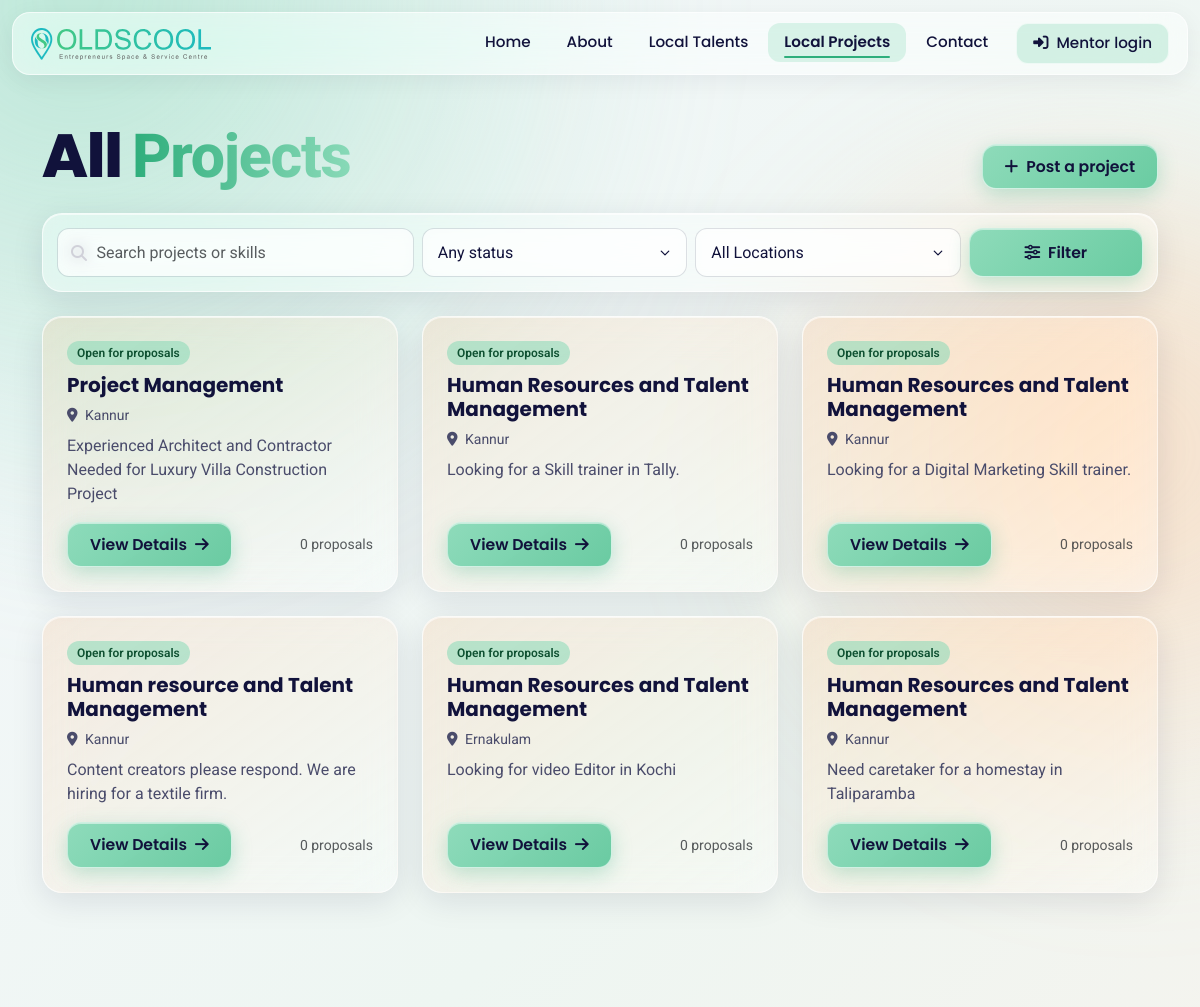
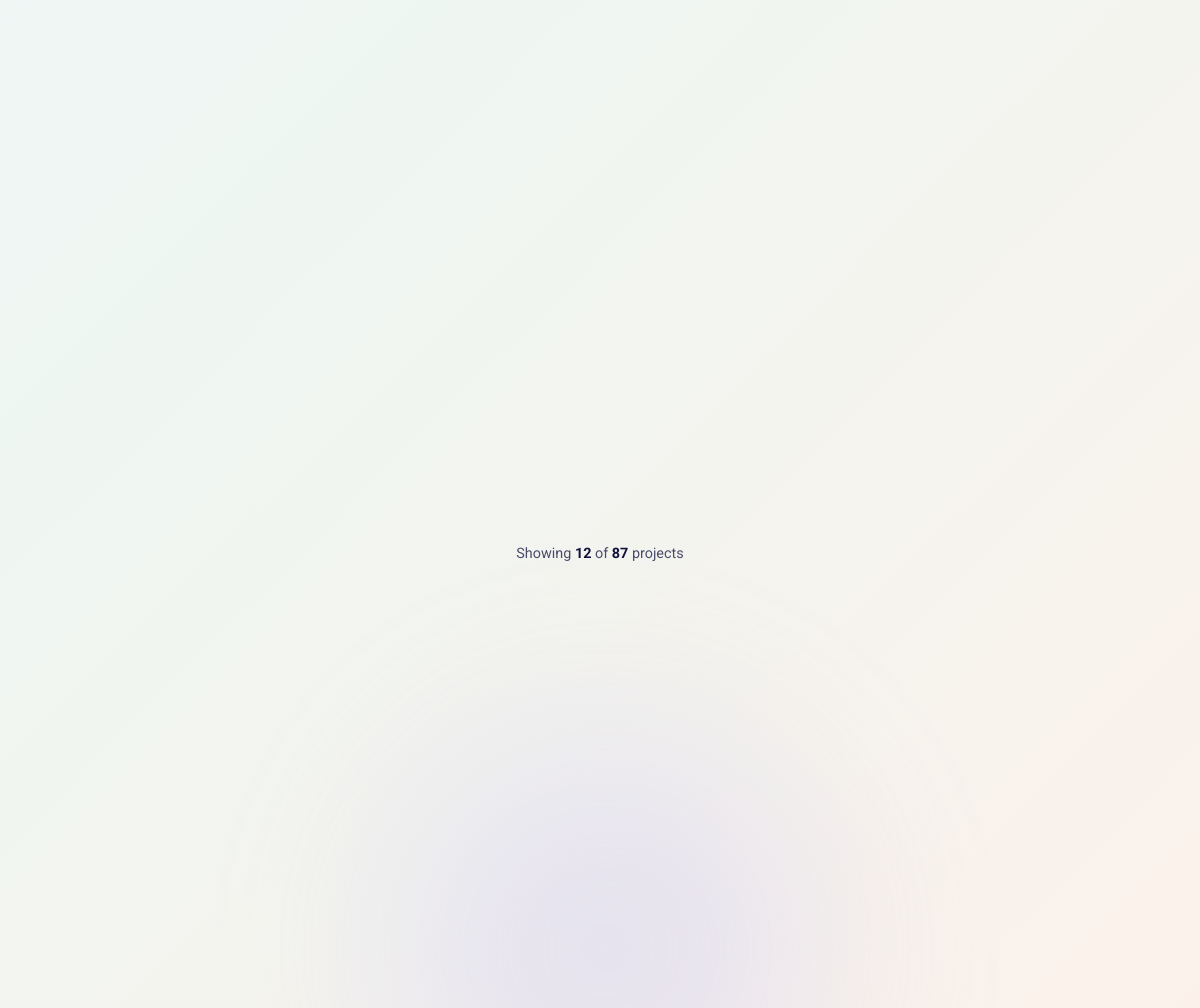
The app's page /project/ with its own data (2 pictures, top to bottom).
### localproj/models.py (models this page shows, shortened)
class Project (models.Model):
    project_name = models.TextField()
    posted_by = models.ForeignKey(Mentors, on_delete=models.CASCADE, default=36)
    LOCALITY_CHOICES = (
        ('Thiruvananthapuram','Thiruvananthapuram'),
        ('Kollam', 'Kollam'),
        ('Alappuzha', 'Alappuzha'),
        ('Pathanamthitta', 'Pathanamthitta'),
        ('Kottayam', 'Kottayam'),
        ('Idukki', 'Idukki'),
        ('Ernakulam', 'Ernakulam'),
        ('Thrissur', 'Thrissur'),
        ('Palakkad', 'Palakkad'),
        ('Malappuram', 'Malappuram'),
        ('Kozhikode', 'Kozhikode'),
        ('Wayanad', 'Wayanad'),
        ('Kannur', 'Kannur'),
        ('Kasaragod', 'Kasaragod'),
    )
    location = models.CharField(max_length = 20, choices = LOCALITY_CHOICES, null= False, blank = False)
    image = models.ImageField(
        upload_to='uploads/',
        null=True,
        blank=True,
        validators=[
            FileExtensionValidator(allowed_extensions=['jpg', 'jpeg'], message='Only JPEG/JPG files are allowed.'),
            validate_image_size,
        ]
    )
    start_date = models.DateField(null=True, blank=True)
    end_date = models.DateField(null=True, blank=True)
    description = models.TextField(null=True, blank=True)
    status = models.BooleanField(default=False)
    budget = models.CharField(max_length=60, blank=True, help_text='e.g. "₹15,000" or "₹500/hour"')
    skills = models.ManyToManyField(Specialization, blank=True, related_name='projects')
    STAGE_OPEN, STAGE_IN_PROGRESS, STAGE_CLOSED = 'open', 'in_progress', 'closed'
    STAGE_CHOICES = ((STAGE_OPEN, 'Open for proposals'), (STAGE_IN_PROGRESS, 'In progress'), (STAGE_CLOSED, 'Closed'))
    stage = models.CharField(max_length=12, choices=STAGE_CHOICES, default=STAGE_OPEN)

### localproj/views.py (the view)
# urls.py: path('', AllProjectsView.as_view(), name = 'all_projects'),
class AllProjectsView(AjaxListMixin, ListView):
    template_name = 'all_projects.html'
    partial_template_name = 'partials/project_results.html'
    context_object_name = 'projects'
    def get_queryset(self):
        queryset = (
            Project.objects.filter(status=True)
            .only('id', 'project_name', 'location', 'description', 'budget', 'stage', 'end_date')
            .annotate(
                proposal_count=Count('comments', distinct=True),
                stage_order=Case(
                    When(stage=Project.STAGE_OPEN, then=Value(0)),
                    When(stage=Project.STAGE_IN_PROGRESS, then=Value(1)),
                    default=Value(2),
                ),
            )
            .order_by('stage_order', '-id')  # open projects first
        )
        project_name = self.request.GET.get('project_name')
        location = self.request.GET.get('location')
        query = self.request.GET.get('q', '').strip()[:100]
        stage = self.request.GET.get('stage')
        if project_name:
            queryset = queryset.filter(project_name=project_name)
        if location:
            queryset = queryset.filter(location=location)
        if stage in dict(Project.STAGE_CHOICES):
            queryset = queryset.filter(stage=stage)
        if query:
            queryset = queryset.filter(
                Q(project_name__icontains=query) | Q(description__icontains=query)
                | Q(skills__specialist__icontains=query)
            ).distinct()
        return queryset
    def get_context_data(self, **kwargs):
        context = super().get_context_data(**kwargs)
        context['project_names'] = (
            Project.objects.filter(status=True)
            .order_by('project_name')
            .values_list('project_name', flat=True)
            .distinct()
        )
        context['locations'] = [loc[0] for loc in Project.LOCALITY_CHOICES]
        context['stages'] = Project.STAGE_CHOICES
        return context

### connect/auth.py (called while the page is built)
def current_mentor(request):
    if not hasattr(request, '_current_mentor'):
        mentor_id = request.session.get(SESSION_KEY)
        request._current_mentor = (
            Mentors.objects.filter(pk=mentor_id, status=True).first() if mentor_id else None
        )
    return request._current_mentor

### connect/context_processors.py (called while the page is built)
def mentor(request):
    return {'current_mentor': current_mentor(request)}

### home/mixins.py (called while the page is built)
    def is_ajax(self):
        return self.request.headers.get('x-requested-with') == 'XMLHttpRequest'

    def get_template_names(self):
        if self.is_ajax() and self.partial_template_name:
            return [self.partial_template_name]
        return super().get_template_names()

    def get_context_data(self, **kwargs):
        context = super().get_context_data(**kwargs)
        page_obj = context.get('page_obj')
        if page_obj is not None and page_obj.number > 1 and not self.is_ajax():
            items = self.object_list[:page_obj.end_index()]
            context['object_list'] = items
            context[self.get_context_object_name(self.object_list)] = items
        query = self.request.GET.copy()
        query.pop('page', None)
        context['filter_query'] = query.urlencode()
        return context

    def render_to_response(self, context, **response_kwargs):
        response = super().render_to_response(context, **response_kwargs)
        patch_vary_headers(response, ['X-Requested-With'])
        return response

### localproj/templates/all_projects.html (shortened to what this page needs)
{% extends 'base.html' %}
{% load static %}
{% block navigation %}
  {% include 'nav.html' %}
{% endblock %}
{% block homebanner %}
  <div class="container mt-5" data-ajax-list>
    <div class="d-flex flex-wrap justify-content-between align-items-end gap-3 mb-4">
      <h1 class="primary-h1 page-title mb-0">All <span class="green-text">Projects</span></h1>
      <a href="{% url 'localproj:create_project' %}" class="btn btn-primary"><i class="fa-solid fa-plus"></i> Post a project</a>
    </div>
    <form method="GET" class="filter-bar glass mb-4" data-ajax-filter role="search">
      <div class="row g-2">
        <div class="col-md-4">
          <div class="search-input">
            <i class="fa-solid fa-magnifying-glass" aria-hidden="true"></i>
            <input type="search" name="q" value="{{ request.GET.q }}" class="form-control" placeholder="Search projects or skills" aria-label="Search projects" autocomplete="off" />
          </div>
        </div>
        <div class="col-md-3 col-6">
          <select name="stage" class="form-control" aria-label="Status">
            <option value="">Any status</option>
          </select>
        </div>
        <div class="col-md-3 col-6">
          <select name="location" class="form-control" aria-label="Location">
            <option value="">All Locations</option>
          </select>
        </div>
        <div class="col-md-2">
          <button type="submit" class="btn btn-primary"><i class="fa-solid fa-sliders"></i> Filter</button>
        </div>
      </div>
    </form>
    <div class="ajax-results" data-ajax-results>
      {% include 'partials/project_results.html' %}
    </div>
  </div>
{% endblock %}

### localproj/templates/partials/project_results.html (shortened to what this page needs)
<div class="row g-4 mb-4" data-card-grid>
  {% for project in projects %}
    <div class="col-sm-6 col-lg-4">
      <div class="card project h-100">
        <div class="card-body d-flex flex-column">
          <div class="d-flex flex-wrap gap-2 mb-2">
            {% include 'partials/status.html' with value=project.stage label=project.get_stage_display %}
          </div>
          <h5 class="card-title">{{ project.project_name }}</h5>
          <p class="card-text small mb-2">
            <i class="fa-solid fa-location-dot me-1"></i> {{ project.location }}
          </p>
          <p class="card-text">{{ project.description|truncatewords:20 }}</p>
          <div class="d-flex align-items-center justify-content-between mt-auto gap-2">
            <a href="{% url 'localproj:project_details' project.id %}" class="btn btn-primary">View Details <i class="fa-solid fa-arrow-right"></i></a>
            <span class="text-muted small">{{ project.proposal_count }} proposal{{ project.proposal_count|pluralize }}</span>
          </div>
        </div>
      </div>
    </div>
  {% endfor %}
</div>
{% include 'partials/load_more.html' with noun='projects' %}

### home/templates/partials/status.html
<span class="status-pill status-{{ value }}">{{ label }}</span>

### records on screen
Project: label "Open for proposals", project_name "Project Management", location "Kannur", description "Experienced Architect and Contractor Needed for Luxury Villa Construction Project", proposal_count "0"
Project: label "Open for proposals", project_name "Human Resources and Talent Management", location "Kannur", description "Looking for a Skill trainer in Tally.", proposal_count "0"
Project: label "Open for proposals", project_name "Human Resources and Talent Management", location "Kannur", description "Looking for a Digital Marketing Skill trainer.", proposal_count "0"
Project: label "Open for proposals", project_name "Human resource and Talent Management", location "Kannur", description "Content creators please respond. We are hiring for a textile firm.", proposal_count "0"
Project: label "Open for proposals", project_name "Human Resources and Talent Management", location "Ernakulam", description "Looking for video Editor in Kochi", proposal_count "0"
Project: label "Open for proposals", project_name "Human Resources and Talent Management", location "Kannur", description "Need caretaker for a homestay in Taliparamba", proposal_count "0"

### other values on screen
{{ page_obj.end_index }} "12"
{{ page_obj.paginator.count }} "87"
{{ noun }} "projects"
